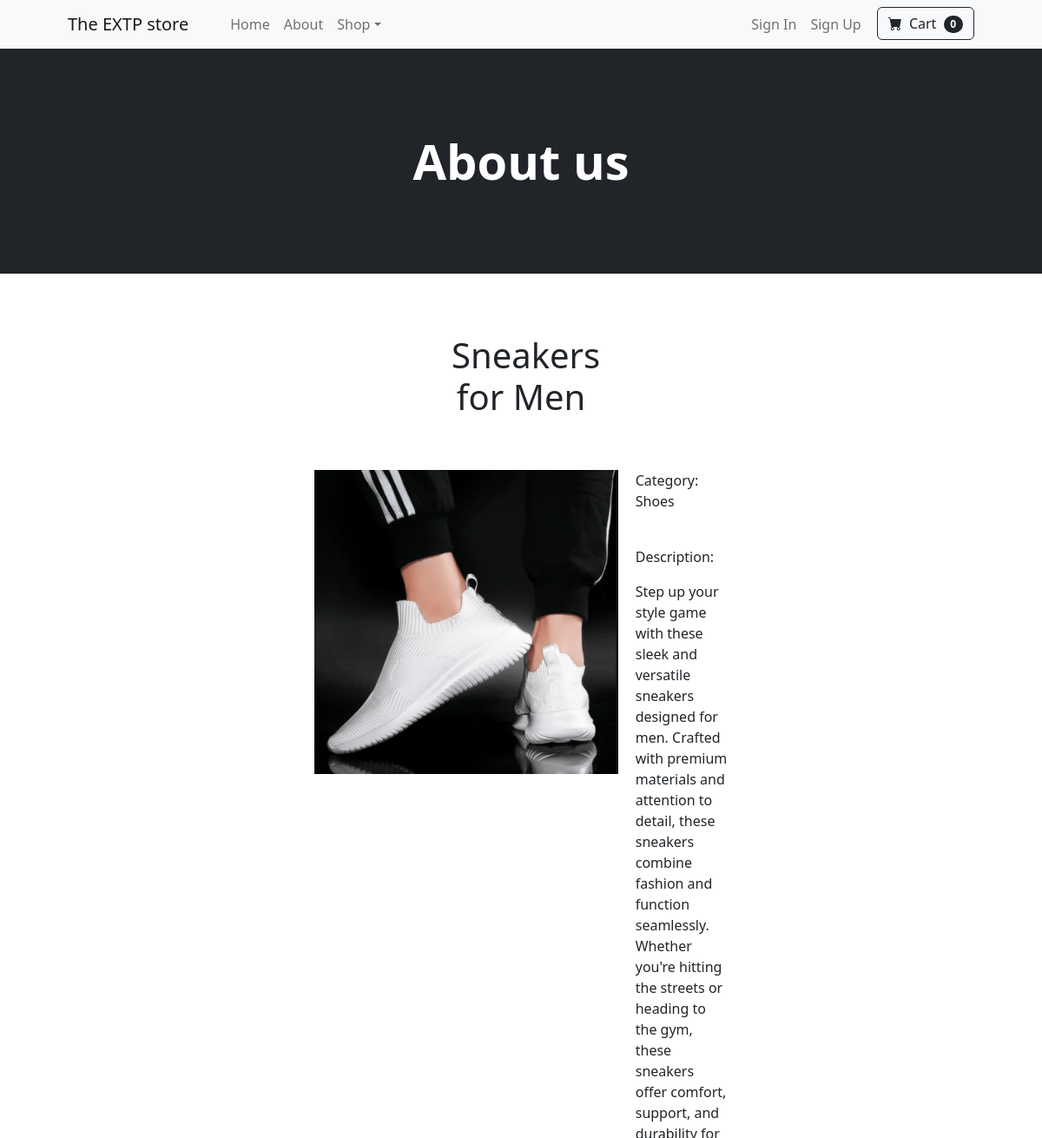
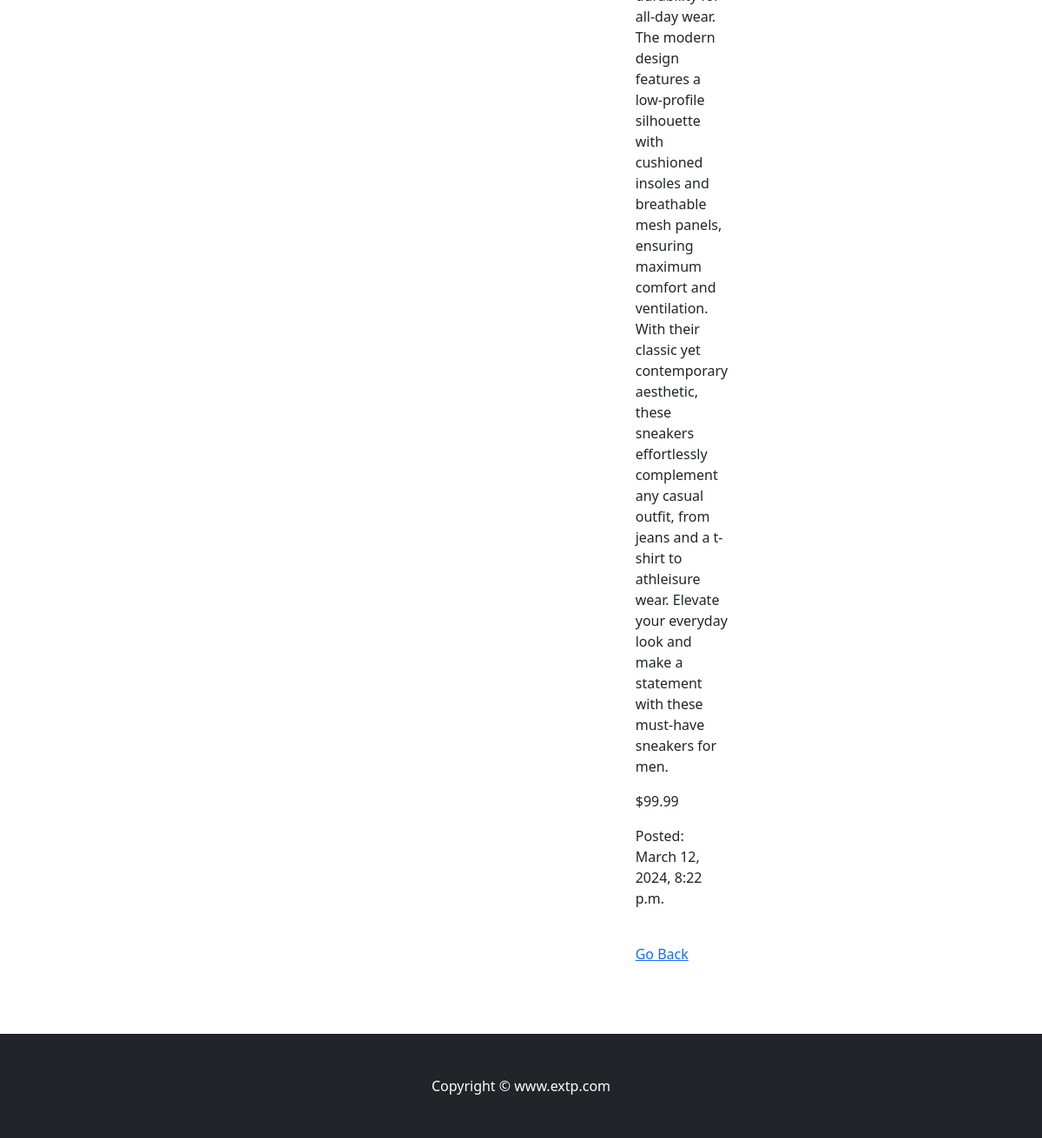
The app's page /product_detail/1/ with its own data (2 pictures, top to bottom).
### ecommerce/models.py (models this page shows, shortened)
class Product(models.Model):
    product_name = models.CharField(max_length=100)
    category = models.ForeignKey(Category, on_delete=models.SET_NULL, blank=True, null=True)
    description = models.TextField()
    image = models.ImageField(upload_to='product_images/', blank=True, null=True)
    created_at = models.DateTimeField(auto_now_add=True)
    price = models.DecimalField(max_digits=6, decimal_places=2)

class Category(models.Model):
    name = models.CharField(max_length=100)
    def __str__(self):
        return self.name

### ecommerce/views.py (the view)
# urls.py: path('product_detail/<int:id>/', views.product_detail, name='product_detail'),
def product_detail(request, id):
    product = models.Product.objects.get(pk=id)
    return render(request, 'ecommerce/product_detail.html', {'product': product})

### templates/ecommerce/product_detail.html
{% extends "base.html" %}
{% block content %}
<header class="bg-dark py-5">
    <div class="container px-4 px-lg-5 my-5">
        <div class="text-center text-white">
            <h1 class="display-4 fw-bolder">About us</h1>
        </div>
    </div>
</header>
<h1 style="margin: 50px 260px 10px 260px; padding: 20px 260px; text-align: center;">{{ product.product_name }}</h1>
<div style="display: flex; justify-content: center; margin: 20px 260px 40px 260px; padding: 20px 260px 40px 260px;">
    <div style="flex: 1; margin-right: 20px; text-align: center;">
        <img src="{{ product.image.url }}" alt="product" width="350" height="350">
    </div>
    <div style="flex: 1; text-align: left;">
        <p>Category: {{ product.category }}</p>
        <br>
        <p>Description:</p>
        <p>{{ product.description }}</p>
        <p>${{ product.price }}</p>
        <p>Posted: {{ product.created_at }}</p>
        <br>
        <a href="{% url 'ecommerce:home' %}">Go Back</a>
    </div>
</div>
{% endblock %}

### records on screen
Product: product_name "Sneakers for Men", image (picture), category "Shoes", description "Step up your style game with these sleek and versatile sneakers designed for men. Crafted with premium materials and attention to detail, these sneakers combine fashion and function seamlessly. Whether you're hitting the streets or heading to the gym, these sneakers offer comfort, support, and durability for all-day wear. The modern design features a low-profile silhouette with cushioned insoles and breathable mesh panels, ensuring maximum comfort and ventilation. With their classic yet contemporary aesthetic, these sneakers effortlessly complement any casual outfit, from jeans and a t-shirt to athleisure wear. Elevate your everyday look and make a statement with these must-have sneakers…", price "99.99", created_at "March 12, 2024, 8:22 p.m."
